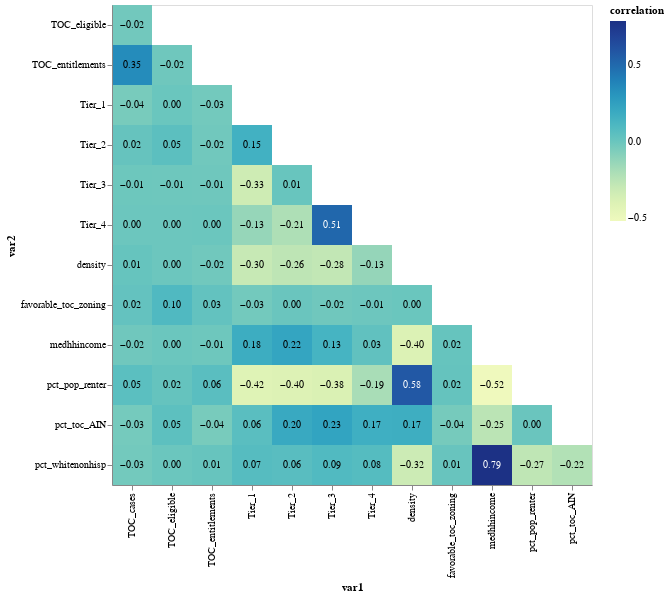

Notebook code cell kept with this figure:
### Code cell
base = alt.Chart(correlation_long).transform_filter(
    alt.datum.var1 < alt.datum.var2
).encode(
    x='var1',
    y='var2',
).properties(
    width=alt.Step(40),
    height=alt.Step(40)
)

rects = base.mark_rect().encode(
    color='correlation'
)

text = base.mark_text(
    size=10
).encode(
    text=alt.Text('correlation', format=".2f"),
    color=alt.condition(
        "datum.correlation > 0.5",
        alt.value('white'),
        alt.value('black')
    )
)

rects + text

### Figure 1 — Vega-Lite specification as saved in the notebook (floating-point values rounded to 4 significant figures; data arrays with more than 128 entries replaced by an {"elided": "..."} marker saying what was removed)
{"config": {"view": {"continuousWidth": 400, "continuousHeight": 300}}, "layer": [{"mark": "rect", "encoding": {"color": {"type": "quantitative", "field": "correlation"}, "x": {"type": "nominal", "field": "var1"}, "y": {"type": "nominal", "field": "var2"}}, "height": {"step": 40}, "transform": [{"filter": "(datum.var1 < datum.var2)"}], "width": {"step": 40}}, {"mark": {"type": "text", "size": 10}, "encoding": {"color": {"condition": {"value": "white", "test": "datum.correlation > 0.5"}, "value": "black"}, "text": {"type": "quantitative", "field": "correlation", "format": ".2f"}, "x": {"type": "nominal", "field": "var1"}, "y": {"type": "nominal", "field": "var2"}}, "height": {"step": 40}, "transform": [{"filter": "(datum.var1 < datum.var2)"}], "width": {"step": 40}}], "data": {"name": "data-cd1201fb6034eb747b4e28da0ed0964e"}, "$schema": "https://vega.github.io/schema/vega-lite/v4.8.1.json", "datasets": {"data-cd1201fb6034eb747b4e28da0ed0964e": {"elided": "169 records"}}}
